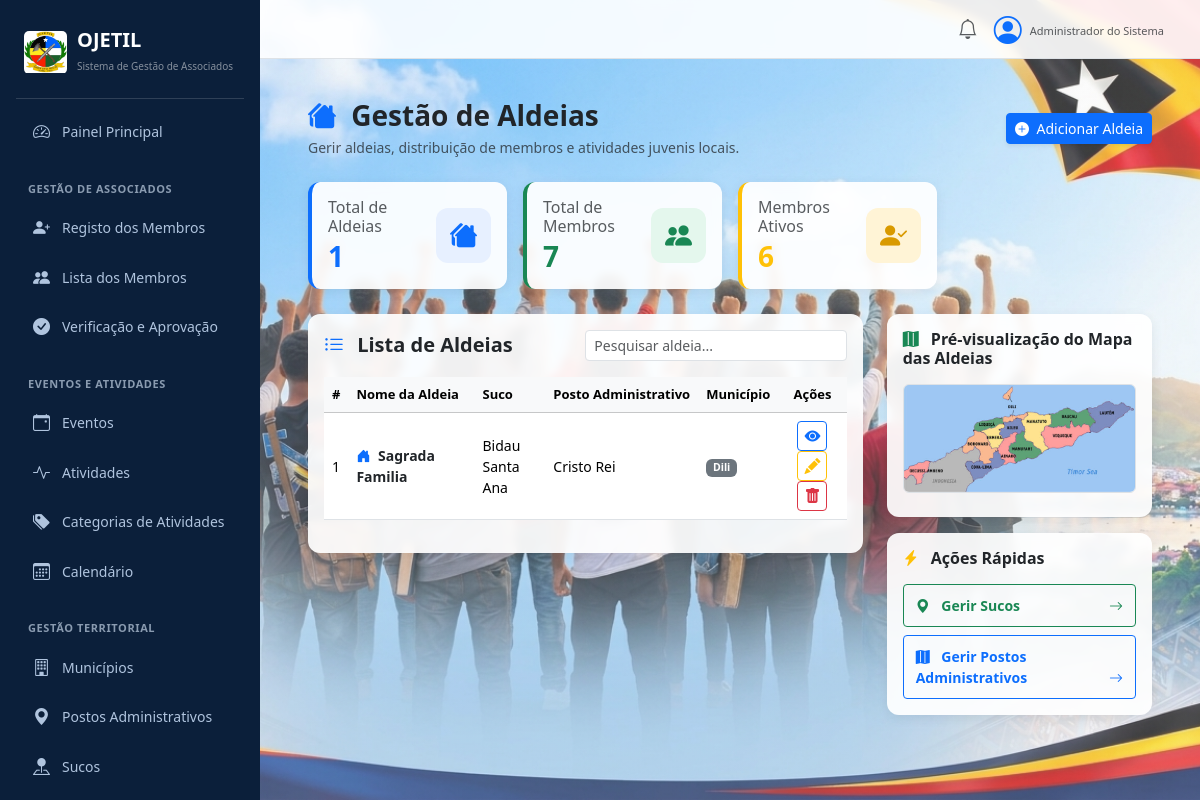
Page /locations/aldeias/ on the committed database.
### locations/models.py (models this page shows, shortened)
class Aldeia(models.Model):
    suco = models.ForeignKey(Suco, on_delete=models.CASCADE, related_name='aldeias')
    name = models.CharField(max_length=100)

class Suco(models.Model):
    name = models.CharField(max_length=100)
    posto_administrativo = models.ForeignKey(
        PostoAdministrativo,
        on_delete=models.CASCADE,
        null=True,      # Permite valor mamuk iha database
        blank=True      # Permite form mamuk
    )

class PostoAdministrativo(models.Model):
    municipality = models.ForeignKey(Municipality, on_delete=models.CASCADE, related_name='postos')
    name = models.CharField(max_length=100)

class Municipality(models.Model):
    name = models.CharField(max_length=100)
    class Meta:
        verbose_name_plural = "Municipalities"

### locations/views.py (the view)
def aldeia_list_view(request):
    aldeias = Aldeia.objects.select_related('suco','suco__posto_administrativo' ).all().order_by('name')
    total_members = Member.objects.count()
    active_members = Member.objects.filter(status='Ativo').count()
    context = {
        'aldeias': aldeias,
        'total_aldeia': aldeias.count(),
        'total_members': total_members,
        'active_members': active_members,
    }
    return render(
        request,
        'locations/aldeia_management.html',
        context
    )

### locations/templates/locations/aldeia_management.html (shortened to what this page needs)
{% extends 'dashboard/base.html' %}
{% load static %}
{% block content %}
<div class="container-fluid px-4 py-3 aldeia-page">
    <div class="d-flex justify-content-between align-items-center mb-4">
        <div>
            <h3 class="fw-bold text-dark mb-1">
                <i class="bi bi-houses-fill text-primary me-2"></i>
                Gestão de Aldeias
            </h3>
            <p class="text-muted small mb-0">
                Gerir aldeias, distribuição de membros e atividades juvenis locais.
            </p>
        </div>
        <a href="{% url 'locations:aldeia_add' %}" class="btn btn-primary btn-sm shadow-sm">
            <i class="bi bi-plus-circle-fill me-1"></i>
            Adicionar Aldeia
        </a>
    </div>
    <div class="row g-3 mb-4">
        <div class="col-md-3">
            <div class="card stat-card border-start border-primary border-4">
                <div class="card-body d-flex justify-content-between align-items-center">
                    <div>
                        <h6 class="text-muted mb-1">Total de Aldeias</h6>
                        <h3 class="fw-bold mb-0 text-primary">{{ total_aldeia }}</h3>
                    </div>
                    <div class="stat-icon icon-primary">
                        <i class="bi bi-houses-fill"></i>
                    </div>
                </div>
            </div>
        </div>
        <div class="col-md-3">
            <div class="card stat-card border-start border-success border-4">
                <div class="card-body d-flex justify-content-between align-items-center">
                    <div>
                        <h6 class="text-muted mb-1">Total de Membros</h6>
                        <h3 class="fw-bold mb-0 text-success">
                            {{total_members|default:"0"}}
                        </h3>
                    </div>
                    <div class="stat-icon icon-success">
                        <i class="bi bi-people-fill"></i>
                    </div>
                </div>
            </div>
        </div>
        <div class="col-md-3">
            <div class="card stat-card border-start border-warning border-4">
                <div class="card-body d-flex justify-content-between align-items-center">
                    <div>
                        <h6 class="text-muted mb-1">Membros Ativos</h6>
                        <h3 class="fw-bold mb-0 text-warning">
                            {{active_members|default:"0"}}
                        </h3>
                    </div>
                    <div class="stat-icon icon-warning">
                        <i class="bi bi-person-check-fill"></i>
                    </div>
                </div>
            </div>
        </div>
    </div>
    <div class="row g-4">
        <div class="col-lg-8">
            <div class="card section-card">
                <div class="card-body">
                    <div class="d-flex justify-content-between align-items-center mb-3 flex-wrap gap-2">
                        <h5 class="fw-bold mb-0">
                            <i class="bi bi-list-ul text-primary me-2"></i>
                            Lista de Aldeias
                        </h5>
                        <input type="text"
                               class="form-control form-control-sm w-50"
                               placeholder="Pesquisar aldeia...">
                    </div>
                    <div class="table-responsive">
                        <table class="table table-hover align-middle">
                            <thead class="table-light">
                                <tr>
                                    <th>#</th>
                                    <th>Nome da Aldeia</th>
                                    <th>Suco</th>
                                    <th>Posto Administrativo</th>
                                    <th>Município</th>
                                    <th class="text-center">Ações</th>
                                </tr>
                            </thead>
                            <tbody>
                                {% for aldeia in aldeias %}
                                <tr>
                                    <td>{{ forloop.counter }}</td>
                                    <td class="fw-bold text-dark">
                                        <i class="bi bi-house-door-fill text-primary me-1"></i>
                                        {{ aldeia.name }}
                                    </td>
                                    <td>{{ aldeia.suco.name }}</td>
                                    <td>{{ aldeia.suco.posto_administrativo.name }}</td>
                                    <td>
                                        <span class="badge bg-secondary">
                                            {{ aldeia.suco.posto_administrativo.municipality.name }}
                                        </span>
                                    </td>
                                    <td class="text-center">
                                        <a href="{% url 'locations:aldeia_detail' pk=aldeia.pk %}"
                                           class="btn btn-sm btn-outline-primary action-icon"
                                           title="Ver detalhes">
                                            <i class="bi bi-eye-fill"></i>
                                        </a>
                                        <a href="{% url 'locations:aldeia_edit' pk=aldeia.pk %}"
                                           class="btn btn-sm btn-outline-warning action-icon"
                                           title="Editar">
                                            <i class="bi bi-pencil-fill"></i>
                                        </a>
                                        <a href="{% url 'locations:aldeia_delete' pk=aldeia.pk %}"
                                           class="btn btn-sm btn-outline-danger action-icon"
                                           title="Eliminar">
                                            <i class="bi bi-trash-fill"></i>
                                        </a>
                                    </td>
                                {% endfor %}
                            </tbody>
                        </table>
                    </div>
                </div>
            </div>
        </div>
        <div class="col-lg-4">
            <div class="card section-card mb-3">
                <div class="card-body text-center">
                    <h6 class="fw-bold text-start mb-3">
                        <i class="bi bi-map-fill text-success me-2"></i>
                        Pré-visualização do Mapa das Aldeias
                    </h6>
                    <img src="{% static 'main/images/map.jpg' %}"
                         class="img-fluid rounded border mb-2"
                         alt="Mapa das Aldeias">
                </div>
            </div>
            <div class="card section-card">
                <div class="card-body">
                    <h6 class="fw-bold mb-3">
                        <i class="bi bi-lightning-charge-fill text-warning me-2"></i>
                        Ações Rápidas
                    </h6>
                    <div class="d-grid gap-2">
                        <a href="{% url 'locations:suco_list' %}"
                           class="btn btn-outline-success text-start btn-sm quick-action">
                            <i class="bi bi-geo-alt-fill me-2"></i>
                            Gerir Sucos
                            <i class="bi bi-arrow-right float-end"></i>
                        </a>
                        <a href="{% url 'locations:posto_list' %}"
                           class="btn btn-outline-primary text-start btn-sm quick-action">
                            <i class="bi bi-map-fill me-2"></i>
                            Gerir Postos Administrativos
                            <i class="bi bi-arrow-right float-end"></i>
                        </a>
                    </div>
                </div>
            </div>
        </div>
    </div>
</div>
{% endblock %}

### locations/templates/locations/aldeia_management.html (style rules this page uses)
.aldeia-page { padding-bottom: 25px; }
.aldeia-page .stat-card { border: 0; border-radius: 12px; box-shadow: 0 3px 12px rgba(0,0,0,0.07); transition: transform 0.2s ease; }
.aldeia-page .stat-icon { width: 55px; height: 55px; display: flex; align-items: center; justify-content: center; border-radius: 12px; font-size: 27px; flex-shrink: 0; }
.aldeia-page .icon-primary { background: #e7f0ff; color: #0d6efd; }
.aldeia-page .icon-success { background: #e4f7ed; color: #198754; }
.aldeia-page .icon-warning { background: #fff4d6; color: #d99a00; }
.aldeia-page .section-card { border: 0; border-radius: 12px; box-shadow: 0 3px 12px rgba(0,0,0,0.07); }
.aldeia-page .action-icon { width: 30px; height: 30px; display: inline-flex; align-items: center; justify-content: center; font-size: 16px; }
.aldeia-page .table th { white-space: nowrap; font-size: 13px; }
.aldeia-page .table td { font-size: 14px; }
.aldeia-page .quick-action { padding: 10px 12px; font-weight: 600; }

### rows in the picture
Aldeia: name "Sagrada Familia", suco.name "Bidau Santa Ana", suco.posto_administrativo.name "Cristo Rei", suco.posto_administrativo.municipality.name "Dili"

### other values in the picture
{{ total_aldeia }} "1"
{{ total_members|default:"0" }} "7"
{{ active_members|default:"0" }} "6"
